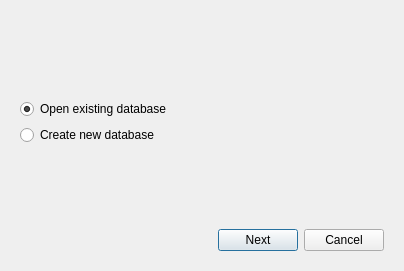
<?xml version="1.0" encoding="UTF-8"?>
<ui version="4.0">
 <class>OtherDatabaseDialog</class>
 <widget class="QDialog" name="OtherDatabaseDialog">
  <property name="geometry">
   <rect>
    <x>0</x>
    <y>0</y>
    <width>404</width>
    <height>271</height>
   </rect>
  </property>
  <property name="windowTitle">
   <string>New Database - PassKeeper</string>
  </property>
  <layout class="QHBoxLayout" name="horizontalLayout">
   <item>
    <widget class="QStackedWidget" name="stackedWidget">
     <property name="font">
      <font>
       <stylestrategy>PreferAntialias</stylestrategy>
      </font>
     </property>
     <property name="currentIndex">
      <number>0</number>
     </property>
     <widget class="QWidget" name="page">
      <layout class="QVBoxLayout" name="verticalLayout">
       <item>
        <spacer name="verticalSpacer">
         <property name="orientation">
          <enum>Qt::Vertical</enum>
         </property>
         <property name="sizeHint" stdset="0">
          <size>
           <width>20</width>
           <height>40</height>
          </size>
         </property>
        </spacer>
       </item>
       <item>
        <widget class="QRadioButton" name="openExistingButton">
         <property name="text">
          <string>Open existing database</string>
         </property>
         <property name="checked">
          <bool>true</bool>
         </property>
        </widget>
       </item>
       <item>
        <widget class="QRadioButton" name="createNewButton">
         <property name="text">
          <string>Create new database</string>
         </property>
        </widget>
       </item>
       <item>
        <spacer name="verticalSpacer_2">
         <property name="orientation">
          <enum>Qt::Vertical</enum>
         </property>
         <property name="sizeHint" stdset="0">
          <size>
           <width>20</width>
           <height>40</height>
          </size>
         </property>
        </spacer>
       </item>
       <item>
        <layout class="QHBoxLayout" name="horizontalLayout_2">
         <item>
          <spacer name="horizontalSpacer">
           <property name="orientation">
            <enum>Qt::Horizontal</enum>
           </property>
           <property name="sizeHint" stdset="0">
            <size>
             <width>40</width>
             <height>20</height>
            </size>
           </property>
          </spacer>
         </item>
         <item>
          <widget class="QPushButton" name="nextButton1">
           <property name="text">
            <string>Next</string>
           </property>
          </widget>
         </item>
         <item>
          <widget class="QPushButton" name="cancelButton">
           <property name="text">
            <string>Cancel</string>
           </property>
          </widget>
         </item>
        </layout>
       </item>
      </layout>
     </widget>
     <widget class="QWidget" name="page_2">
      <layout class="QVBoxLayout" name="verticalLayout_2">
       <item>
        <spacer name="verticalSpacer_4">
         <property name="orientation">
          <enum>Qt::Vertical</enum>
         </property>
         <property name="sizeType">
          <enum>QSizePolicy::Preferred</enum>
         </property>
         <property name="sizeHint" stdset="0">
          <size>
           <width>20</width>
           <height>50</height>
          </size>
         </property>
        </spacer>
       </item>
       <item>
        <layout class="QGridLayout" name="gridLayout">
         <item row="3" column="1">
          <spacer name="verticalSpacer_5">
           <property name="orientation">
            <enum>Qt::Vertical</enum>
           </property>
           <property name="sizeType">
            <enum>QSizePolicy::Preferred</enum>
           </property>
           <property name="sizeHint" stdset="0">
            <size>
             <width>20</width>
             <height>10</height>
            </size>
           </property>
          </spacer>
         </item>
         <item row="6" column="1">
          <spacer name="verticalSpacer_3">
           <property name="orientation">
            <enum>Qt::Vertical</enum>
           </property>
           <property name="sizeHint" stdset="0">
            <size>
             <width>20</width>
             <height>40</height>
            </size>
           </property>
          </spacer>
         </item>
         <item row="4" column="1">
          <widget class="QLineEdit" name="passwordEdit1">
           <property name="echoMode">
            <enum>QLineEdit::Password</enum>
           </property>
          </widget>
         </item>
         <item row="5" column="0">
          <widget class="QLabel" name="retypePasswordLabel">
           <property name="text">
            <string>Re-type password:</string>
           </property>
          </widget>
         </item>
         <item row="5" column="1">
          <widget class="QLineEdit" name="passwordEdit2">
           <property name="echoMode">
            <enum>QLineEdit::Password</enum>
           </property>
          </widget>
         </item>
         <item row="2" column="0">
          <widget class="QLabel" name="label">
           <property name="text">
            <string>Path:</string>
           </property>
          </widget>
         </item>
         <item row="4" column="0">
          <widget class="QLabel" name="label_2">
           <property name="text">
            <string>Password:</string>
           </property>
          </widget>
         </item>
         <item row="2" column="1">
          <layout class="QHBoxLayout" name="horizontalLayout_5">
           <item>
            <widget class="QLineEdit" name="pathEdit"/>
           </item>
           <item>
            <widget class="QPushButton" name="browseButton">
             <property name="text">
              <string>...</string>
             </property>
            </widget>
           </item>
          </layout>
         </item>
        </layout>
       </item>
       <item>
        <widget class="QCheckBox" name="setAsDefaultBox">
         <property name="text">
          <string>Set as default database</string>
         </property>
        </widget>
       </item>
       <item>
        <layout class="QHBoxLayout" name="horizontalLayout_3">
         <item>
          <spacer name="horizontalSpacer_2">
           <property name="orientation">
            <enum>Qt::Horizontal</enum>
           </property>
           <property name="sizeHint" stdset="0">
            <size>
             <width>40</width>
             <height>20</height>
            </size>
           </property>
          </spacer>
         </item>
         <item>
          <widget class="QPushButton" name="backButton1">
           <property name="text">
            <string>Back</string>
           </property>
          </widget>
         </item>
         <item>
          <widget class="QPushButton" name="nextButton2">
           <property name="text">
            <string>Next</string>
           </property>
          </widget>
         </item>
        </layout>
       </item>
      </layout>
     </widget>
     <widget class="QWidget" name="page_3">
      <layout class="QVBoxLayout" name="verticalLayout_3">
       <item>
        <layout class="QGridLayout" name="gridLayout_2">
         <item row="0" column="0">
          <spacer name="verticalSpacer_6">
           <property name="orientation">
            <enum>Qt::Vertical</enum>
           </property>
           <property name="sizeHint" stdset="0">
            <size>
             <width>20</width>
             <height>40</height>
            </size>
           </property>
          </spacer>
         </item>
        </layout>
       </item>
       <item>
        <layout class="QHBoxLayout" name="horizontalLayout_4">
         <item>
          <widget class="QPushButton" name="backButton2">
           <property name="text">
            <string>Back</string>
           </property>
          </widget>
         </item>
         <item>
          <widget class="QPushButton" name="DoneButton">
           <property name="text">
            <string>Done</string>
           </property>
          </widget>
         </item>
        </layout>
       </item>
      </layout>
     </widget>
    </widget>
   </item>
  </layout>
 </widget>
 <tabstops>
  <tabstop>openExistingButton</tabstop>
  <tabstop>createNewButton</tabstop>
  <tabstop>cancelButton</tabstop>
  <tabstop>pathEdit</tabstop>
  <tabstop>browseButton</tabstop>
  <tabstop>passwordEdit1</tabstop>
  <tabstop>passwordEdit2</tabstop>
  <tabstop>setAsDefaultBox</tabstop>
  <tabstop>backButton1</tabstop>
  <tabstop>nextButton2</tabstop>
  <tabstop>backButton2</tabstop>
  <tabstop>DoneButton</tabstop>
 </tabstops>
 <resources/>
 <connections>
  <connection>
   <sender>cancelButton</sender>
   <signal>clicked()</signal>
   <receiver>OtherDatabaseDialog</receiver>
   <slot>reject()</slot>
   <hints>
    <hint type="sourcelabel">
     <x>276</x>
     <y>264</y>
    </hint>
    <hint type="destinationlabel">
     <x>307</x>
     <y>299</y>
    </hint>
   </hints>
  </connection>
  <connection>
   <sender>DoneButton</sender>
   <signal>clicked()</signal>
   <receiver>OtherDatabaseDialog</receiver>
   <slot>accept()</slot>
   <hints>
    <hint type="sourcelabel">
     <x>385</x>
     <y>270</y>
    </hint>
    <hint type="destinationlabel">
     <x>432</x>
     <y>237</y>
    </hint>
   </hints>
  </connection>
 </connections>
</ui>
